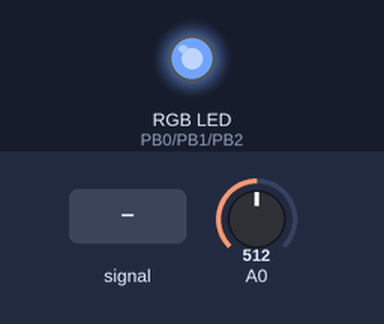
The sketch below on a simulated ATtiny85, built with avr-gcc and run on an emulated ATtiny85. Parts: an RGB LED mixed from three pins (HIGH = lit). Inputs (shaded band) come from the test bench; at power-on: A0 = 512. Dim RGB values are drawn brighter than linear; random numbers use the default seed unless the sketch sets one.

Above: at 1.2 s.
1.3 s: A0 fed a 200 Hz sine of ±81 counts around its level
At 1.47 s:
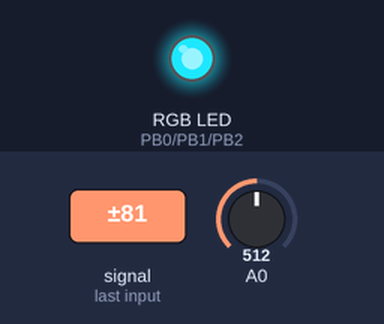
4.3 s: A0 set to 716
At 5.2 s:
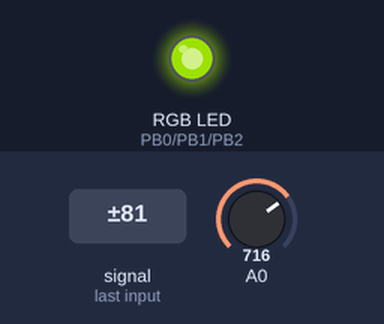
5.8 s: A0 set to 736
At 6.6 s:
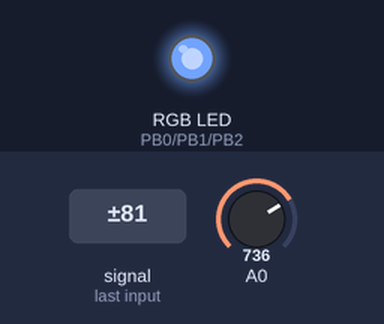
Timing chart, 0 to 8.8 s (numbered marks = the images above; inputs shaded):
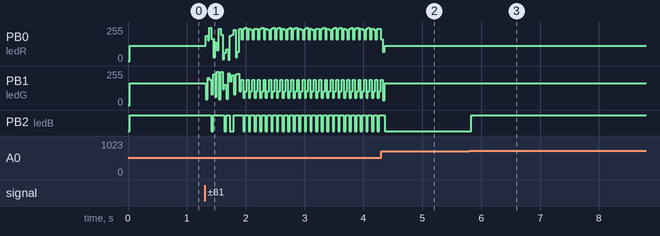

The sketch:

myAttiny85FixFFT-RGB.ino
```cpp
/*
fixFFT http://forum.arduino.cc/index.php/topic,38153.0.html
 this should give an fft with
 sampling rate:           1ms
 frequency resolution:  500Hz
 lowest frequency:       7.8Hz
 */

//shin: fft with attiny85, rgb led blend with frequency

#include "FixedFFT.h"
#include "AudioSampler.h"
int ledG = 1;//pwm
int ledR = 0;//pwm
int ledB = 2;//pwm
int mic = 0; //electret

const unsigned int AUDIO_SAMPLE_RATE_HZ = 44100;             // Sample rate of the audio in hertz.
const byte AUDIO_SAMPLE_LENGTH = 128;
//char im[AUDIO_SAMPLE_LENGTH];
char data[AUDIO_SAMPLE_LENGTH];
char data_avgs[AUDIO_SAMPLE_LENGTH];

//mix max val to map fft
int valMin = 0;
int valMax = 30;
//bias to reduce on low and increase on high
int bias = 0;//+- bias to output

//3 chn selected deliberately out of 64 bins by fft
int chnLow = 0; //blue
int chnMid = 6; //green
int chnHigh = 11; //red

//temp var for bands
int tempLow = 0;
int tempMid = 0;
int tempHigh = 0;

AudioSampler audioSampler = AudioSampler(mic, AUDIO_SAMPLE_RATE_HZ, AUDIO_SAMPLE_LENGTH); // sample input from the microphone

void setup(){
  pinMode(ledG, OUTPUT);
  pinMode(ledR, OUTPUT);
  pinMode(ledB, OUTPUT);
  pinMode(mic, INPUT);
}

void loop(){
  int static i = 0;
  static long tt;
  int val;
  randomSeed(analogRead(mic));
  bias = random(70,150);


  audioSampler.sample(data);
  /*
  for (i=0; i < 128; i++){
    val = analogRead(mic);
    //data[i] = val / 4 - 128;
	data[i] = val;//quick and dirty data.
    //im[i] = 0;
    i++;
  }//end for
  /* */

  //this could be done with the fix_fftr function without the im array.
  FixedFFT::fftr(data,7,0);
  /*
   Performs foward or inverse Fourier transform.
   //fix_fft (char fr[], char fi[], int m, int inverse)
   //fr is a real data set,
   //fi is the imaginary data set,
   // m is log2(n) where n is number of data points (log2 (128) = 7)
   //0 is set for forward transform. 1 would be inverse transform. Apparently inverse does not work,
   */
  // I am only interessted in the absolute value of the transformation
  //for (i=0; i< 64;i++){//real val is for the amplitude
  //  data[i] = sqrt(data[i] * data[i] + im[i] * im[i]);
  //}//end for

  //do something with the data values 1..64 and ignore im
  //data avg moved to individual func

  //shin: styles for colour mapping to frequency
  //triChn(bias);
  //triChn(0);//no bias
  //style2
  //grpChnLowPass();
  //style3
  treshChn();

}//end loop


void triChn(int bias){//read low, mid, high chn
  for (int i=0; i<14; i++) {//
    data_avgs[i] = data[i*4] + data[i*4 + 1] + data[i*4 + 2] + data[i*4 + 3];   // average together
    //data_avgs[i] = map(data_avgs[i], 0, 30, 0, 9);// remap values for LOL(9rowx14col led)
    data_avgs[i] = map(data_avgs[i], valMin, valMax, 0, 255);// remap values for RGB LED
  }
  //bias to give more blue to emphasise low freq
  analogWrite(ledB, 255-data_avgs[chnLow]);
  analogWrite(ledG, 255-data_avgs[chnMid]-(bias/2));
  analogWrite(ledR, 255-data_avgs[chnHigh]-bias);
}

void grpChnLowPass(){//grp low pas 32 out of 64 bins into grp of low mid high, avg out in grp
  for (int i=0; i<14; i++) {//
    data_avgs[i] = data[i*4] + data[i*4 + 1] + data[i*4 + 2] + data[i*4 + 3];   // average together
    //data_avgs[i] = map(data_avgs[i], 0, 30, 0, 9);// remap values for LOL(9rowx14col led)
    data_avgs[i] = map(data_avgs[i], valMin, valMax, 0, 255);// remap values for RGB LED
  }

  int numChn = 4;
  for (int i=0; i<numChn; i++) { //14 bins grp into3 bands
    //low chn
    tempLow=data_avgs[i]+tempLow;
    //mid chn
    tempMid=data_avgs[(i+4)]+tempMid;
    //high chn
    tempHigh=data_avgs[i+8]+tempHigh;
  }//end for
  //avg across the grp
  tempLow = tempLow / numChn;
  tempMid = tempMid / numChn;
  tempHigh = tempHigh / numChn;
  //map freq to rgb on  pwm pin

    tempLow = map(tempLow, valMin, valMax, 0, 255);
  tempMid = map(tempMid, valMin, valMax, 0, 255);
  tempHigh = map(tempHigh, valMin, valMax, 0, 255);

  //output to rgb
  analogWrite(ledB, 255-tempLow);
  analogWrite(ledG, 255-tempMid);
  analogWrite(ledR, 255-tempHigh);

}//grpChnLowPass

void treshChn(){//on if over threshold low, mid, high
  for (int i=0; i<14; i++) {//only take lower half of real freq band eg 32 out of 64
    data_avgs[i] = data[i*4] + data[i*4 + 1] + data[i*4 + 2] + data[i*4 + 3];   // average together
    //data_avgs[i] = map(data_avgs[i], 0, 30, 0, 9);// remap values for LOL(9rowx14col led)
    data_avgs[i] = map(data_avgs[i], valMin, valMax, 0, 255);// remap values for RGB LED
  }

  tempLow = data_avgs[chnLow];
  tempMid = data_avgs[chnMid];
  tempHigh =data_avgs[chnHigh];

  if(tempLow>150){
    //more low gives blue
    analogWrite(ledB, 255-tempLow);
    analogWrite(ledG, 255-255);
    analogWrite(ledR, 255-255);
    //delay(100);
  }

  else if (tempMid>150){
    //more mid gives green
    analogWrite(ledB, 255-255);
    analogWrite(ledG, 255-tempMid);
    analogWrite(ledR, 255-255);
    //delay(100);
  }
  else if (tempHigh>150){
    //more high gives red
    analogWrite(ledB, 255-255);
    analogWrite(ledG, 255-255);
    analogWrite(ledR, 255-tempHigh);
    //delay(100);
  }
  else{
    /*
    //random colour not visual appealing to music
     tempLow=random(0,255);
     tempMid=random(0,255);
     tempHigh=random(0,255);
     */
    analogWrite(ledB, 255-tempLow-70);
    analogWrite(ledG, 255-tempMid-100);
    analogWrite(ledR, 255-tempHigh-150);
    //delay(100);
  }

}//end treshChn
```

AudioSampler.cpp
```cpp
/*
  AudioSampler.cpp - Library for recording microphone input
  Created by Tony Gaitatzis, February 8, 2015.
  Released into the public domain.
*/
#include "AudioSampler.h"

AudioSampler::AudioSampler(byte micPin, unsigned int sampleRate_hz, unsigned int sampleLength) {
  this->_micPin = micPin;

  pinMode(this->_micPin, INPUT);
  //analogReadResolution(ANALOG_READ_RESOLUTION);
  //analogReadAveraging(ANALOG_READ_AVERAGING);

  this->_sampleRate_hz = sampleRate_hz;
  // set the sample rate interval in milliseconds
  this->_sampleRate_interval_microseconds = 1000000 / sampleRate_hz;
  this->_sampleLength = sampleLength;
}

AudioSampler::~AudioSampler() {
}


/**
 * sample a number of times, record values into samples, and quit
 *
 * usage: audioSampler.sample(sampleValues);
 * modifies sampleValues
 * returns void
 */
void AudioSampler::sample(char* sampleValues) {
   unsigned int sampleIndex = 0;
   unsigned long lastSampleTime = 0;  // Start of sample window
   unsigned long currentTime = 0;
   unsigned int sample;

  while(sampleIndex < this->_sampleLength) {
    currentTime = micros();
    if (currentTime - lastSampleTime > this->_sampleRate_interval_microseconds) {
      sample = analogRead(this->_micPin); // get adc value
      sampleValues[sampleIndex] = sample/4; // get adc value
      lastSampleTime = currentTime;
      sampleIndex++;
    }
  }
}


char AudioSampler::getIntensity(char* sampleValues) {

    unsigned int intensity = 0; // peak-to-peak level

    unsigned int signalMax = 0;
    unsigned int signalMin = 255;

    for (int i = 0; i < this->_sampleLength; i++) {
      if (sampleValues[i] < 255) {
        if (sampleValues[i] > signalMax) {
          signalMax = sampleValues[i]; // save just the max levels
        } else {
          signalMin = sampleValues[i]; // save just the min levels
        }
      }
    }

    intensity = signalMax - signalMin; // max - min = peak-peak amplitude

    return intensity;
}

/**
 * this function converts audio volume into 10log10(P1/P2) decibels.
 * Humans hear small ranges in low volume well, but large changes in loud volume poorly
 */
float AudioSampler::sampleRangeToDecibels(char sampleRange) {
  float decibels = 20*log10((float)sampleRange);
  return decibels;
}
```

AudioSampler.h
```cpp
/*
  AudioSampler.h - Library for recording microphone input
  Created by Tony Gaitatzis, February 8, 2015.
  Released into the public domain.

  Usage:
  const unsigned int AUDIO_SAMPLE_RATE_HZ = 44100;  // Sample rate of the audio in hertz.
  const unsigned int AUDIO_SAMPLE_LENGTH = 4096;
  const byte AUDIO_INPUT_PIN = A0;        // Input ADC pin for audio data.

  unsigned int samples[256];

  AudioSampler audioSampler = AudioSampler(AUDIO_INPUT_PIN, AUDIO_SAMPLE_RATE_HZ, AUDIO_SAMPLE_LENGTH);
  audioSampler.sample(samples);

*/

#ifndef AudioSampler_h
#define AudioSampler_h

#include "Arduino.h"

class AudioSampler
{
  public:
    AudioSampler(byte micPin, unsigned int sampleRate_hz, unsigned int sampleLength);
    ~AudioSampler();
    void sample(char* sampleValues);
    char getIntensity(char* sampleValues);
  private:
    byte _micPin; // = 0
    unsigned int _sampleRate_hz; // = 9000;
    unsigned int _sampleRate_interval_microseconds; // = 0;
    static const unsigned int _signalMax = 0;
    static const unsigned int _signalMin = 1024;

    static const int ANALOG_READ_RESOLUTION = 10; // Bits of resolution for the ADC.
    static const int ANALOG_READ_AVERAGING = 16;  // Number of samples to average with each ADC reading.

    unsigned int _sampleLength;//  = 256;

    void _initialize();
    /**
     * this function converts audio volume into 10log10(P1/P2) decibels.
     * Humans hear small ranges in low volume well, but large changes in loud volume poorly
     */
    static float sampleRangeToDecibels(char sampleRange);
};

#endif
```

FixedFFT.cpp
```cpp
#include <avr/pgmspace.h>
#include "FixedFFT.h"

/* fix_fft.c - Fixed-point in-place Fast Fourier Transform  */
/*
 All data are fixed-point short integers, in which -32768
 to +32768 represent -1.0 to +1.0 respectively. Integer
 arithmetic is used for speed, instead of the more natural
 floating-point.

 For the forward FFT (time -> freq), fixed scaling is
 performed to prevent arithmetic overflow, and to map a 0dB
 sine/cosine wave (i.e. amplitude = 32767) to two -6dB freq
 coefficients. The return value is always 0.

 For the inverse FFT (freq -> time), fixed scaling cannot be
 done, as two 0dB coefficients would sum to a peak amplitude
 of 64K, overflowing the 32k range of the fixed-point integers.
 Thus, the fix_fft() routine performs variable scaling, and
 returns a value which is the number of bits LEFT by which
 the output must be shifted to get the actual amplitude
 (i.e. if fix_fft() returns 3, each value of fr[] and fi[]
 must be multiplied by 8 (2**3) for proper scaling.
 Clearly, this cannot be done within fixed-point short
 integers. In practice, if the result is to be used as a
 filter, the scale_shift can usually be ignored, as the
 result will be approximately correctly normalized as is.

 Written by:  Tom Roberts  11/8/89
 Made portable:  Malcolm Slaney 12/15/94 malcolm@interval.com
 Enhanced:  Dimitrios P. Bouras  14 Jun 2006 dbouras@ieee.org
 Modified for 8bit values David Keller  10.10.2010
*/


/*
 FIX_MPY() - fixed-point multiplication & scaling.
 Substitute inline assembly for hardware-specific
 optimization suited to a particluar DSP processor.
 Scaling ensures that result remains 16-bit.
*/
inline char FIX_MPY(char a, char b)
{

 //Serial.println(a);
//Serial.println(b);


   /* shift right one less bit (i.e. 15-1) */
   int c = ((int)a * (int)b) >> 6;
   /* last bit shifted out = rounding-bit */
   b = c & 0x01;
   /* last shift + rounding bit */
   a = (c >> 1) + b;

       /*
       Serial.println(Sinewave[3]);
       Serial.println(c);
       Serial.println(a);
       while(1);*/

   return a;
}

/*
 fix_fft() - perform forward/inverse fast Fourier transform.
 fr[n],fi[n] are real and imaginary arrays, both INPUT AND
 RESULT (in-place FFT), with 0 <= n < 2**m; set inverse to
 0 for forward transform (FFT), or 1 for iFFT.
*/
int FixedFFT::fft(char fr[], char fi[], int m, int inverse)
{
   int mr, nn, i, j, l, k, istep, n, scale, shift;
   char qr, qi, tr, ti, wr, wi;

   n = 1 << m;

   /* max FFT size = N_WAVE */
   if (n > N_WAVE)
       return -1;

   mr = 0;
   nn = n - 1;
   scale = 0;

   /* decimation in time - re-order data */
   for (m=1; m<=nn; ++m) {
       l = n;
       do {
           l >>= 1;
       } while (mr+l > nn);
       mr = (mr & (l-1)) + l;

       if (mr <= m)
           continue;
       tr = fr[m];
       fr[m] = fr[mr];
       fr[mr] = tr;
       ti = fi[m];
       fi[m] = fi[mr];
       fi[mr] = ti;
   }

   l = 1;
   k = LOG2_N_WAVE-1;
   while (l < n) {
       if (inverse) {
           /* variable scaling, depending upon data */
           shift = 0;
           for (i=0; i<n; ++i) {
               j = fr[i];
               if (j < 0)
                   j = -j;
               m = fi[i];
               if (m < 0)
                   m = -m;
               if (j > 16383 || m > 16383) {
                   shift = 1;
                   break;
               }
           }
           if (shift)
               ++scale;
       } else {
           /*
             fixed scaling, for proper normalization --
             there will be log2(n) passes, so this results
             in an overall factor of 1/n, distributed to
             maximize arithmetic accuracy.
           */
           shift = 1;
       }
       /*
         it may not be obvious, but the shift will be
         performed on each data point exactly once,
         during this pass.
       */
       istep = l << 1;
       for (m=0; m<l; ++m) {
           j = m << k;
           /* 0 <= j < N_WAVE/2 */
           wr =  pgm_read_word_near(Sinewave + j+N_WAVE/4);

/*Serial.println("asdfasdf");
Serial.println(wr);
Serial.println(j+N_WAVE/4);
Serial.println(Sinewave[256]);

Serial.println("");*/


           wi = -pgm_read_word_near(Sinewave + j);
           if (inverse)
               wi = -wi;
           if (shift) {
               wr >>= 1;
               wi >>= 1;
           }
           for (i=m; i<n; i+=istep) {
               j = i + l;
               tr = FIX_MPY(wr,fr[j]) - FIX_MPY(wi,fi[j]);
               ti = FIX_MPY(wr,fi[j]) + FIX_MPY(wi,fr[j]);
               qr = fr[i];
               qi = fi[i];
               if (shift) {
                   qr >>= 1;
                   qi >>= 1;
               }
               fr[j] = qr - tr;
               fi[j] = qi - ti;
               fr[i] = qr + tr;
               fi[i] = qi + ti;
           }
       }
       --k;
       l = istep;
   }
   return scale;
}

/*
 fix_fftr() - forward/inverse FFT on array of real numbers.
 Real FFT/iFFT using half-size complex FFT by distributing
 even/odd samples into real/imaginary arrays respectively.
 In order to save data space (i.e. to avoid two arrays, one
 for real, one for imaginary samples), we proceed in the
 following two steps: a) samples are rearranged in the real
 array so that all even samples are in places 0-(N/2-1) and
 all imaginary samples in places (N/2)-(N-1), and b) fix_fft
 is called with fr and fi pointing to index 0 and index N/2
 respectively in the original array. The above guarantees
 that fix_fft "sees" consecutive real samples as alternating
 real and imaginary samples in the complex array.
*/
int FixedFFT::fftr(char f[], int m, int inverse)
{
   int i, N = 1<<(m-1), scale = 0;
   char tt, *fr=f, *fi=&f[N];

   if (inverse)
       scale = FixedFFT::fft(fi, fr, m-1, inverse);
   for (i=1; i<N; i+=2) {
       tt = f[N+i-1];
       f[N+i-1] = f[i];
       f[i] = tt;
   }
   if (! inverse)
       scale = FixedFFT::fft(fi, fr, m-1, inverse);
   return scale;
}
```

FixedFFT.h
```cpp
#ifndef FixedFFT_h
#define FixedFFT_h

#include "Arduino.h"


#define N_WAVE      256    /* full length of Sinewave[] */
#define LOG2_N_WAVE 8      /* log2(N_WAVE) */


/*
 Since we only use 3/4 of N_WAVE, we define only
 this many samples, in order to conserve data space.
*/

const int8_t Sinewave[N_WAVE-N_WAVE/4] PROGMEM = {
0, 3, 6, 9, 12, 15, 18, 21,
24, 28, 31, 34, 37, 40, 43, 46,
48, 51, 54, 57, 60, 63, 65, 68,
71, 73, 76, 78, 81, 83, 85, 88,
90, 92, 94, 96, 98, 100, 102, 104,
106, 108, 109, 111, 112, 114, 115, 117,
118, 119, 120, 121, 122, 123, 124, 124,
125, 126, 126, 127, 127, 127, 127, 127,

127, 127, 127, 127, 127, 127, 126, 126,
125, 124, 124, 123, 122, 121, 120, 119,
118, 117, 115, 114, 112, 111, 109, 108,
106, 104, 102, 100, 98, 96, 94, 92,
90, 88, 85, 83, 81, 78, 76, 73,
71, 68, 65, 63, 60, 57, 54, 51,
48, 46, 43, 40, 37, 34, 31, 28,
24, 21, 18, 15, 12, 9, 6, 3,

0, -3, -6, -9, -12, -15, -18, -21,
-24, -28, -31, -34, -37, -40, -43, -46,
-48, -51, -54, -57, -60, -63, -65, -68,
-71, -73, -76, -78, -81, -83, -85, -88,
-90, -92, -94, -96, -98, -100, -102, -104,
-106, -108, -109, -111, -112, -114, -115, -117,
-118, -119, -120, -121, -122, -123, -124, -124,
-125, -126, -126, -127, -127, -127, -127, -127,

/*-127, -127, -127, -127, -127, -127, -126, -126,
-125, -124, -124, -123, -122, -121, -120, -119,
-118, -117, -115, -114, -112, -111, -109, -108,
-106, -104, -102, -100, -98, -96, -94, -92,
-90, -88, -85, -83, -81, -78, -76, -73,
-71, -68, -65, -63, -60, -57, -54, -51,
-48, -46, -43, -40, -37, -34, -31, -28,
-24, -21, -18, -15, -12, -9, -6, -3, */
};


class FixedFFT
{
  public:


/*
 fix_fft() - perform forward/inverse fast Fourier transform.
 fr[n],fi[n] are real and imaginary arrays, both INPUT AND
 RESULT (in-place FFT), with 0 <= n < 2**m; set inverse to
 0 for forward transform (FFT), or 1 for iFFT.
*/
    static int fft(char fr[], char fi[], int m, int inverse);


/*
 fix_fftr() - forward/inverse FFT on array of real numbers.
 Real FFT/iFFT using half-size complex FFT by distributing
 even/odd samples into real/imaginary arrays respectively.
 In order to save data space (i.e. to avoid two arrays, one
 for real, one for imaginary samples), we proceed in the
 following two steps: a) samples are rearranged in the real
 array so that all even samples are in places 0-(N/2-1) and
 all imaginary samples in places (N/2)-(N-1), and b) fix_fft
 is called with fr and fi pointing to index 0 and index N/2
 respectively in the original array. The above guarantees
 that fix_fft "sees" consecutive real samples as alternating
 real and imaginary samples in the complex array.
*/
    static int fftr(char f[], int m, int inverse);


};

#endif
```

Measured:
- the behaviour switches between 719 and 720 on A0 (found by bisection; images 2 and 3)
- after the input at 5.8 s, PB2 (ledB): LOW → HIGH at once
